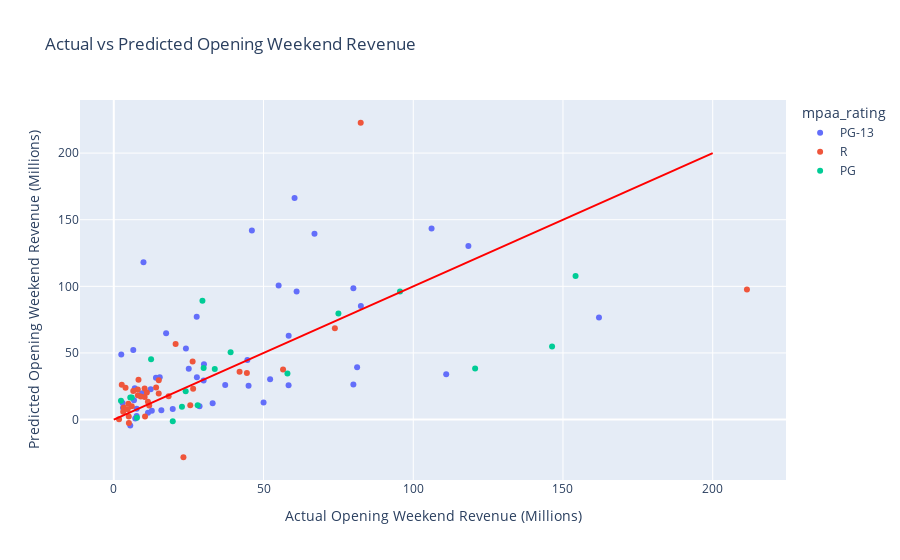

The cell this chart's notebook holds for it:
### Code cell
# plot actual vs predicted
y_pred_gam = gam.predict(X_test[relevant_features])

results_df_gam = pd.DataFrame({'predicted': y_pred_gam, 'actual': y_test})

# now add in X_test title, source, distributor, genre, creative_type, production_method, mpaa_rating, and release_day
results_df_gam['title'] = X_test['title']
results_df_gam['source'] = X_test['source']
results_df_gam['distributor_slug'] = X_test['distributor_slug']
results_df_gam['genre'] = X_test['genre']
results_df_gam['creative_type'] = X_test['creative_type']
results_df_gam['production_method'] = X_test['production_method']
results_df_gam['mpaa_rating'] = X_test['mpaa_rating']
results_df_gam['release_day'] = X_test['release_day']

results_df_gam['predicted'] = results_df_gam['predicted'] / 1000000

results_df_gam['actual'] = results_df_gam['actual'] / 1000000

# results_df_gam.to_csv('gam_results.csv', index=False)
import plotly.express as px
import plotly.graph_objects as go

# Create the scatter plot
fig = px.scatter(
    results_df_gam,
    x='actual',
    y='predicted',
    color='mpaa_rating',
    labels={
        'actual': 'Actual Opening Weekend Revenue (Millions)',
        'predicted': 'Predicted Opening Weekend Revenue (Millions)'
    },
    title='Actual vs Predicted Opening Weekend Revenue',
    hover_name='title'
)

# Add the diagonal line
fig.add_trace(
    go.Scatter(
        x=[0, 200],
        y=[0, 200],
        mode='lines',
        line=dict(color='red'),
        showlegend=False
    )
)

# Show the plot
fig.show()

### Figure 1 — Plotly figure (JSON) as saved in the notebook; plotly's stock layout.template omitted (floating-point values rounded to 4 significant figures)
{"data": [{"hovertemplate": "<b>%{hovertext}</b><br><br>mpaa_rating=PG-13<br>Actual Opening Weekend Revenue (Millions)=%{x}<br>Predicted Opening Weekend Revenue (Millions)=%{y}<extra></extra>", "hovertext": ["80 for Brady", "Ant-Man and the Wasp: Quantumania", "Jesus Revolution", "Creed III", "65", "Shazam! Fury of the Gods", "His Only Son", "Dungeons & Dragons: Honor Among Thieves", "Are You There God? It’s Me, Margaret", "Big George Foreman: The Miraculous Story of the Once and Future Heavyweight Champion of the World", "Guardians of the Galaxy Vol 3", "Fast X", "Transformers: Rise of the Beasts", "The Flash", "Indiana Jones and the Dial of Destiny", "Sound of Freedom", "Insidious: The Red Door", "Barbie", "Haunted Mansion", "Meg 2: The Trench", "Blue Beetle", "The Creator", "Five Nights at Freddy’s", "The Marvels", "Next Goal Wins", "The Hunger Games: The Ballad of Songbirds & Snakes", "Godzilla Minus One (ゴジラ最新作)", "Aquaman and the Lost Kingdom", "Mean Girls", "Argylle", "Madame Web", "Dune: Part Two", "Cabrini", "Imaginary", "Arthur the King", "Ghostbusters: Frozen Empire", "Godzilla x Kong: The New Empire", "Tarot", "The Fall Guy", "Kingdom of the Planet of the Apes", "The Watchers", "A Quiet Place: Day One", "Sound of Hope: The Story of Possum Trot", "Fly Me to the Moon", "Twisters", "It Ends With Us", "Reagan", "Beetlejuice Beetlejuice"], "legendgroup": "PG-13", "marker": {"color": "#636efa", "symbol": "circle"}, "mode": "markers", "name": "PG-13", "orientation": "v", "showlegend": true, "type": "scatter", "x": [12.7, 106.1, 15.88, 58.37, 12.33, 30.11, 5.501, 37.21, 6.739, 2.925, 118.4, 67.02, 61.05, 55.04, 60.37, 19.68, 33.01, 162.0, 24.08, 30.0, 25.03, 14.08, 80.0, 46.11, 2.5, 44.61, 11.42, 27.69, 28.64, 17.47, 15.34, 82.51, 7.169, 9.913, 7.634, 45.0, 80.01, 6.503, 27.75, 58.4, 7.004, 52.2, 3.079, 9.427, 81.25, 50.02, 7.651, 111.0], "xaxis": "x", "y": [6.609, 143.4, 7.097, 25.79, 22.81, 41.44, -4.44, 25.87, 14.49, 12.4, 130.2, 139.5, 96.04, 100.5, 166.3, 8.006, 12.32, 76.54, 53.29, 29.37, 38.12, 31.43, 26.24, 141.9, 48.76, 44.64, 5.083, 77.08, 9.93, 64.82, 31.7, 85.25, 0.7601, 118.1, 2.71, 25.44, 98.5, 52.15, 31.81, 62.95, 23.54, 30.27, 8.869, 19.83, 39.31, 12.73, 8.131, 34.02], "yaxis": "y"}, {"hovertemplate": "<b>%{hovertext}</b><br><br>mpaa_rating=R<br>Actual Opening Weekend Revenue (Millions)=%{x}<br>Predicted Opening Weekend Revenue (Millions)=%{y}<extra></extra>", "hovertext": ["Knock at the Cabin", "Operation Fortune: Ruse de guerre", "Scream VI", "John Wick: Chapter 4", "Renfield", "The Pope’s Exorcist", "Beau is Afraid", "The Machine", "No Hard Feelings", "Oppenheimer", "Talk To Me", "The Last Voyage of the Demeter", "Strays", "Dumb Money", "Expend4bles", "Saw X", "The Exorcist: Believer", "Killers of the Flower Moon", "Priscilla", "Thanksgiving", "Napoleon", "American Fiction", "The Iron Claw", "Anyone But You", "Ferrari", "Civil War", "Abigail", "Challengers", "The Strangers: Chapter 1", "Furiosa: A Mad Max Saga", "Bad Boys: Ride or Die", "Horizon: An American Saga Chapter 1", "Deadpool & Wolverine", "Alien: Romulus", "The Crow", "Speak No Evil"], "legendgroup": "R", "marker": {"color": "#EF553B", "symbol": "circle"}, "mode": "markers", "name": "R", "orientation": "v", "showlegend": true, "type": "scatter", "x": [14.13, 3.14, 44.45, 73.82, 8.026, 9.006, 2.662, 5.001, 15.0, 82.46, 10.43, 6.505, 8.248, 3.326, 8.039, 18.31, 26.5, 23.25, 5.04, 10.31, 20.64, 1.755, 4.868, 6.0, 3.922, 25.54, 10.3, 15.01, 11.83, 26.33, 56.53, 11.05, 211.4, 42.0, 4.645, 11.4], "xaxis": "x", "y": [23.99, 5.912, 34.95, 68.5, 22.6, 17.34, 26.15, 2.275, 19.63, 222.8, 2.255, 21.45, 29.92, 8.989, 18.19, 17.58, 23.15, -28.27, -2.48, 16.86, 56.74, 0.1995, 11.8, 10.01, 23.93, 10.7, 23.38, 29.54, 10.56, 43.65, 37.62, 20.36, 97.69, 35.98, 7.728, 13.36], "yaxis": "y"}, {"hovertemplate": "<b>%{hovertext}</b><br><br>mpaa_rating=PG<br>Actual Opening Weekend Revenue (Millions)=%{x}<br>Predicted Opening Weekend Revenue (Millions)=%{y}<extra></extra>", "hovertext": ["The Super Mario Bros. Movie", "The Little Mermaid", "Spider-Man: Across the Spider-Verse", "Elemental", "Ruby Gillman, Teenage Kraken", "Teenage Mutant Ninja Turtles: Mutant Mayhem", "PAW Patrol: The Mighty Movie", "Journey to Bethlehem", "Trolls Band Together", "Wish", "Wonka", "Migration", "Kung Fu Panda 4", "Unsung Hero", "IF", "The Garfield Movie", "Inside Out 2", "Despicable Me 4", "Harold and the Purple Crayon"], "legendgroup": "PG", "marker": {"color": "#00cc96", "symbol": "circle"}, "mode": "markers", "name": "PG", "orientation": "v", "showlegend": true, "type": "scatter", "x": [146.4, 95.58, 120.7, 29.6, 5.501, 28.01, 22.76, 2.4, 30.0, 19.7, 39.01, 12.45, 57.99, 7.732, 33.72, 24.01, 154.2, 75.01, 6.003], "xaxis": "x", "y": [54.94, 96.14, 38.42, 89.27, 16.64, 10.76, 9.585, 14.13, 38.8, -1.322, 50.54, 45.35, 34.62, 1.414, 37.9, 21.25, 107.8, 79.66, 16.57], "yaxis": "y"}, {"line": {"color": "red"}, "mode": "lines", "showlegend": false, "type": "scatter", "x": [0, 200], "y": [0, 200]}], "layout": {"legend": {"title": {"text": "mpaa_rating"}, "tracegroupgap": 0}, "title": {"text": "Actual vs Predicted Opening Weekend Revenue"}, "xaxis": {"anchor": "y", "domain": [0, 1], "title": {"text": "Actual Opening Weekend Revenue (Millions)"}}, "yaxis": {"anchor": "x", "domain": [0, 1], "title": {"text": "Predicted Opening Weekend Revenue (Millions)"}}}}
